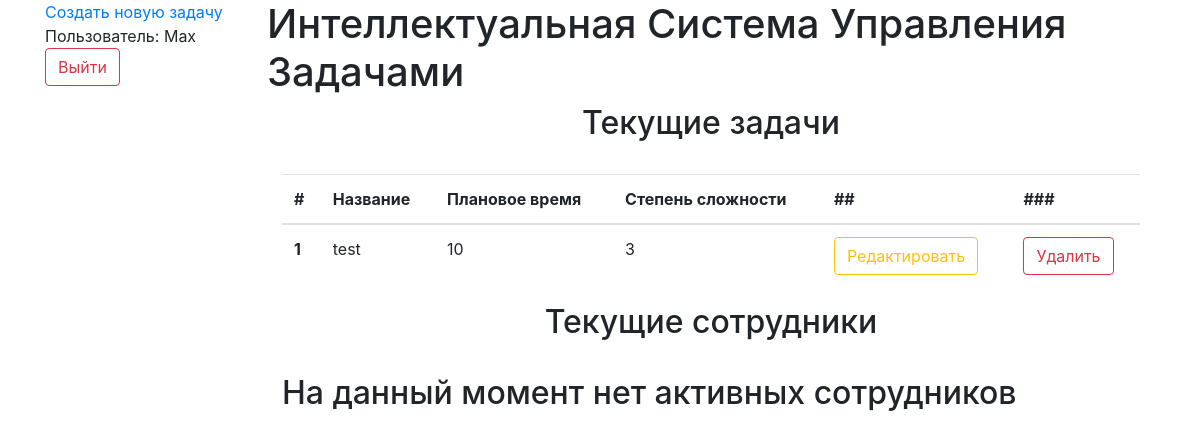
/ (signed in), run on an earlier commit of the app's database.
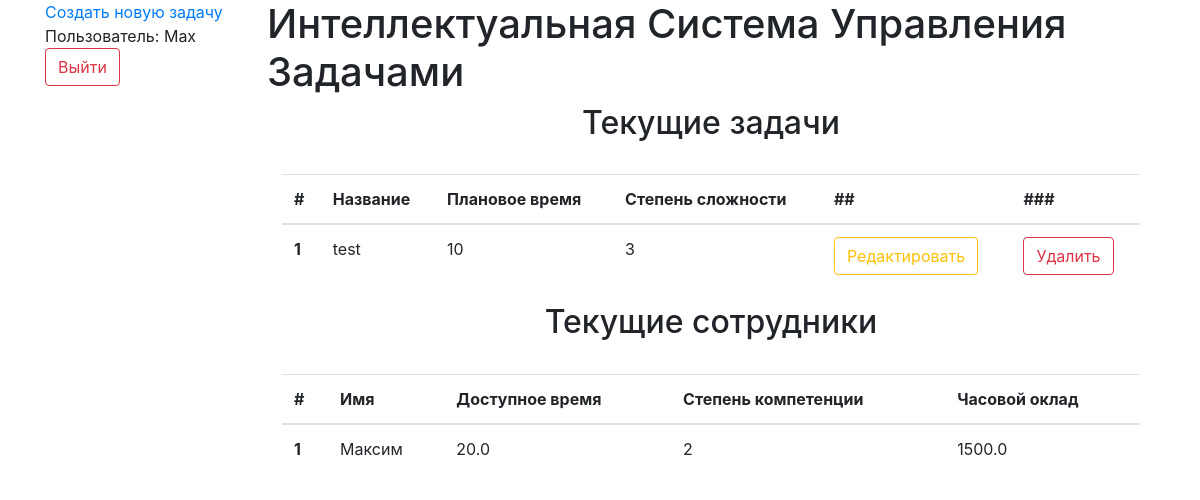
And on a later commit of the database.
### manage.py (models this page shows, shortened)
class User(UserMixin, db.Model):
    id = db.Column(db.Integer, primary_key=True)
    username = db.Column(db.String(80), unique=True, nullable=False)
    password = db.Column(db.String(80), nullable=False)
    status = db.Column(db.String(80), nullable=False, default="default")

class Task(db.Model):
    id = db.Column(db.Integer, primary_key=True)
    taskname = db.Column(db.String(64))
    expected_time = db.Column(db.Integer)
    task_hardness = db.Column(db.Integer)

class Employee(db.Model):
    id = db.Column(db.Integer, primary_key=True)
    name = db.Column(db.String(80), nullable=False)
    time_available = db.Column(db.Float, nullable=False, default=0.0)
    level = db.Column(db.Integer, nullable=False, default=1)
    salary = db.Column(db.Float, nullable=False)

### views.py (the view)
@main_blueprint.route('/')
@login_required
def home():
    tasks = Task.query.all()
    employees = Employee.query.all()
    return render_template('home.html', tasks=tasks, employees=employees)

### app.py (called while the page is built)
def create_app(config_class=Config):
    app = Flask(__name__)
    app.config.from_object(config_class)
    db.init_app(app)
    from views import main_blueprint
    app.register_blueprint(main_blueprint)
    from auth import auth_blueprint
    app.register_blueprint(auth_blueprint)
    login_manager = LoginManager()
    login_manager.init_app(app)
    login_manager.login_view = 'auth.login'
    @login_manager.user_loader
    def load_user(id):
        return User.query.get(int(id))
    return app

### templates/home.html (shortened to what this page needs)
{% extends "layout.html" %}
{% block content %}
<h1>Интеллектуальная Система Управления Задачами</h1>
{% if current_user.is_authenticated %}
  <h2>Текущие задачи</h2>
  <br>
  {% if tasks %}
    <div class="container">
      <table class="table table-hover">
        <thead>
          <tr>
            <th scope="col">#</th>
            <th scope="col">Название</th>
            <th scope="col">Плановое время</th>
            <th scope="col">Степень сложности</th>
            <th scope="col">##</th>
            <th scope="col">###</th>
          </tr>
        </thead>
        <tbody>
          {% for task in tasks %}
            <tr>
              <th scope="row">{{ task.id }}</th>
              <td>{{ task.taskname }}</td>
              <td>{{ task.expected_time }}</td>
              <td>{{ task.task_hardness }}</td>
              <td>
                <form action="{{ url_for('main.edit_task', task_id=task.id) }}" method="post">
                  <input type="submit" class="btn btn-outline-warning" value="Редактировать">
                </form>
              </td>
              <td>
                <form action="{{ url_for('main.delete_task', task_id=task.id) }}" method="post">
                  <input type="submit" class="btn btn-outline-danger" value="Удалить">
                </form>
              </td>
            </tr>
          {% endfor %}
        </tbody>
      </table>
    </div>
  {% else %}
    <div class="container">
      <h2> На данный момент нет активных задач</h2>
    </div>
  {% endif %}
  <h2>Текущие сотрудники</h2>
  <br>
  {% if employees %}
  <div class="container">
    <table class="table table-hover">
      <thead>
        <tr>
          <th scope="col">#</th>
          <th scope="col">Имя</th>
          <th scope="col">Доступное время</th>
          <th scope="col">Степень компетенции</th>
          <th scope="col">Часовой оклад</th>
        </tr>
      </thead>
      <tbody>
        {% for employee in employees %}
          <tr>
            <th scope="row">{{ employee.id }}</th>
            <td>{{ employee.name }}</td>
            <td>{{ employee.time_available }}</td>
            <td>{{ employee.level }}</td>
            <td>{{ employee.salary }}</td>
          </tr>
        {% endfor %}
      </tbody>
    </table>
  </div>
  {% else %}
      <div class="container">
        <h2> На данный момент нет активных сотрудников</h2>
      </div>
  {% endif %}
{% endif %}
{% endblock %}

### templates/layout.html (shortened to what this page needs)
<!DOCTYPE html>
<html>
<head>
    <link rel="stylesheet" href="https://stackpath.bootstrapcdn.com/bootstrap/4.3.1/css/bootstrap.min.css">
    <link rel="stylesheet" href="{{ url_for('static', filename='css/main.css') }}">
</head>
<body>
    <div class="container">
        <div class="sidenavbar">
            {% if current_user.is_authenticated %}
                <a href="{{ url_for('main.create_task') }}">Создать новую задачу</a>
                <p>Пользователь: {{ current_user.username }} <button id="logout-button" class="btn btn-outline-danger">Выйти</button></p>
            {% else %}
                <p>Вход не выполнен. Пожалуйста, <a href="{{ url_for('auth.login') }}">войдите</a> или <a href="{{ url_for('auth.signup') }}">зарегистрируйтесь</a></p>
            {% endif %}
        </div>
        <div class="content">
            {% block content %} {% endblock %}
        </div>
    </div>
</body>
</html>

### static/css/main.css (style rules this page uses)
.container { display: flex; }
.sidenavbar { flex: 1; display: flex; flex-direction: column; }
.content { flex: 4; display: flex; flex-direction: column; }
h2 { text-align: center; }

What changed in the data, as far as the page shows it:
added Employee: id "1", name "Максим", time_available "20.0", level "2", salary "1500.0"
Also different on the page:
text no longer shown: "На данный момент нет активных сотрудников"
text now shown: "# Имя Доступное время Степень компетенции Часовой оклад"
